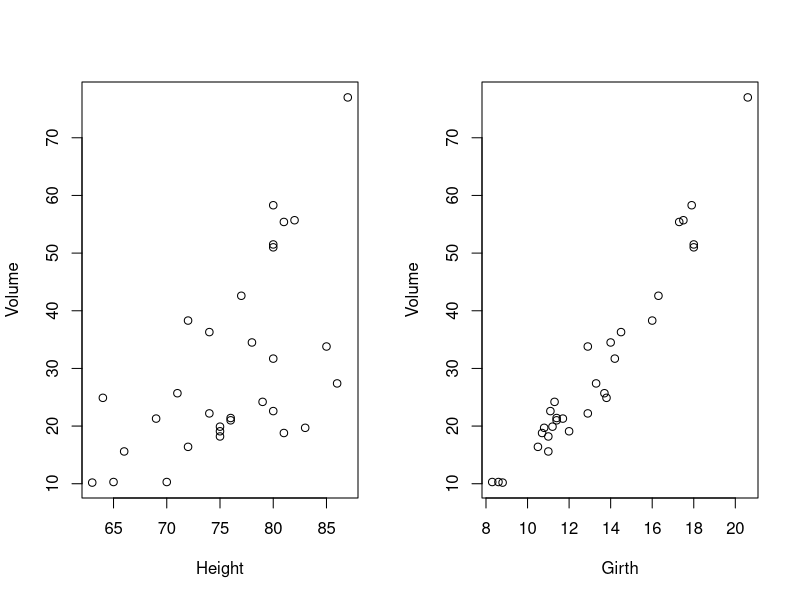
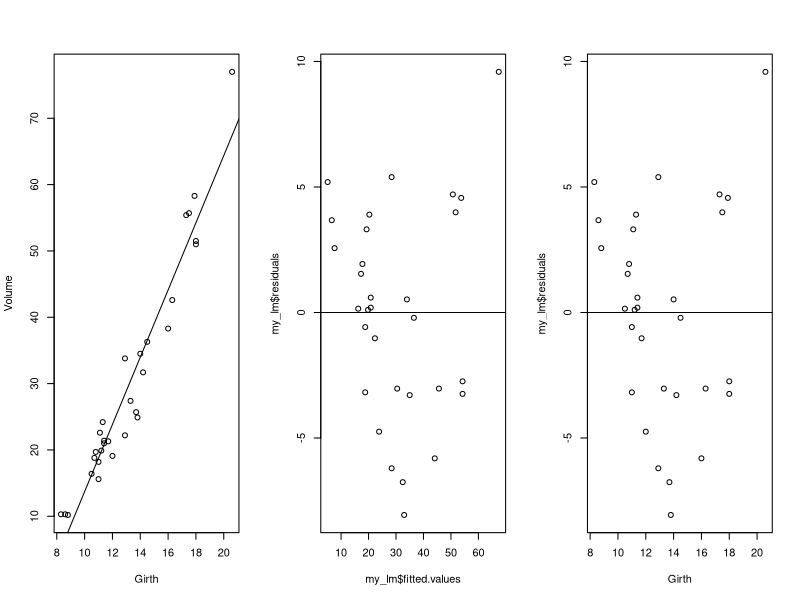
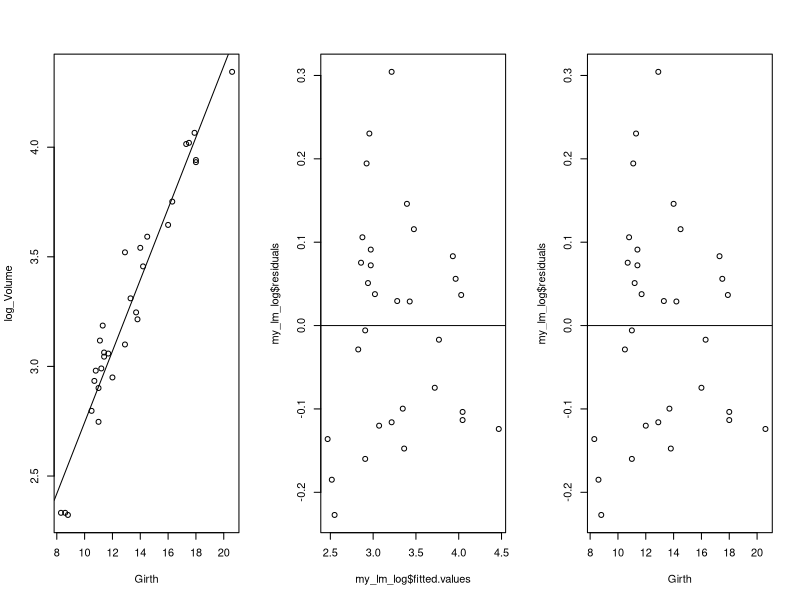
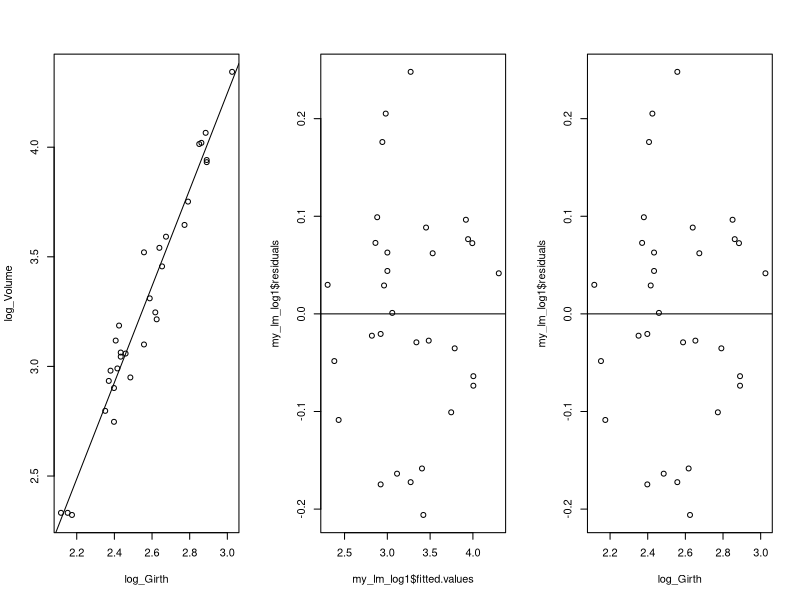

The R script that drew these images, in order:
#통계학 입문 로지스틱 회귀분석 예시 16.1

#모형구축 변수변환

#tree 데이터 확인
trees

#높이와 부피의 산점도를 그려서 선형관계 확인

attach(trees)
par(mfrow=c(1,2))
plot(Height,Volume)
plot(Girth,Volume)

#Volume과 Girth의 회귀식을 추정하자. 변수변환 없이 회귀식 추정
my_lm <- lm(Volume ~ Girth)
summary(my_lm)

#Volume자료의 회귀식 적합과 잔차 그림을 그려 곡선 형태가 나타나는 것을 확인
par(mfcol=c(1,3))
plot(Girth,Volume)
abline(my_lm)
plot(my_lm$fitted.values, my_lm$residuals)
abline(h=0)
plot(Girth, my_lm$residuals)
abline(h=0)

#Volume을 log(volume)로 치환하여 회귀식을 구해 적합성 확인
log_Volume = log(Volume)
my_lm_log <- lm(log_Volume~Girth)
summary(my_lm_log)

#log(Volume) 자료의 회귀식 적합과 잔차그림을 그려보자
par(mfcol=c(1,3))
plot(Girth,log_Volume)
abline(my_lm_log)
plot(my_lm_log$fitted.values, my_lm_log$residuals)
abline(h=0)
plot(Girth, my_lm_log$residuals)
abline(h=0)

#Girth를 log(Girth), Volume을 log(Volume)로 치환하여 회귀식을 구해보자
log_Girth = log(Girth)
my_lm_log1 <- lm(log_Volume~log_Girth)
summary(my_lm_log1)

#log(Girth), log(Volume)자료의 회귀식 적합과 잔차그림을 그려보자
par(mfcol=c(1,3))
plot(log_Girth,log_Volume)
abline(my_lm_log1)
plot(my_lm_log1$fitted.values, my_lm_log1$residuals)
abline(h=0)
plot(log_Girth, my_lm_log1$residuals)
abline(h=0)
